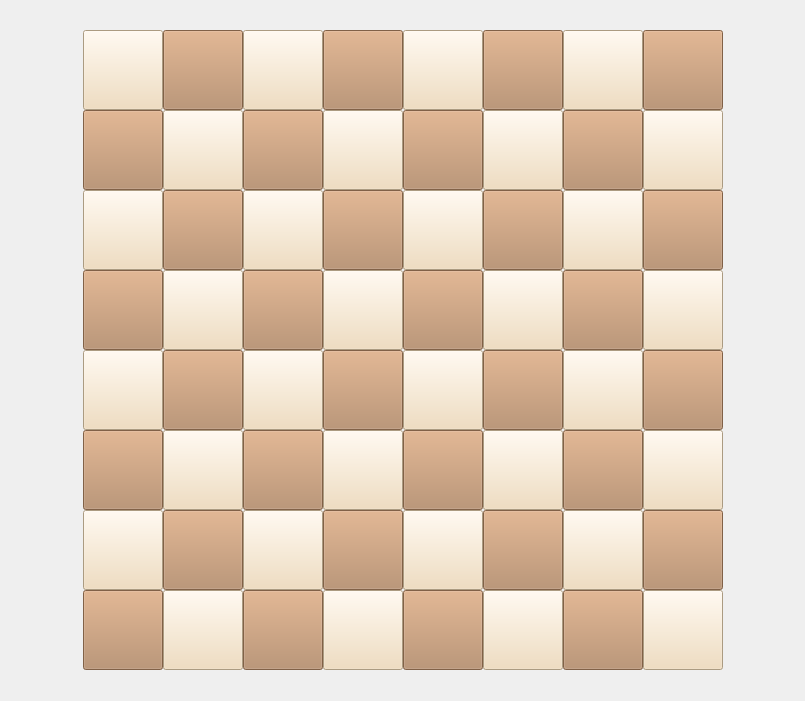
<?xml version="1.0" encoding="UTF-8"?>
<ui version="4.0">
 <class>MainWindow</class>
 <widget class="QMainWindow" name="MainWindow">
  <property name="geometry">
   <rect>
    <x>0</x>
    <y>0</y>
    <width>805</width>
    <height>701</height>
   </rect>
  </property>
  <property name="windowTitle">
   <string>Sequoia</string>
  </property>
  <widget class="QWidget" name="centralwidget">
   <layout class="QHBoxLayout" name="horizontalLayout">
    <item>
     <spacer name="horizontalSpacer">
      <property name="orientation">
       <enum>Qt::Horizontal</enum>
      </property>
      <property name="sizeHint" stdset="0">
       <size>
        <width>62</width>
        <height>20</height>
       </size>
      </property>
     </spacer>
    </item>
    <item>
     <widget class="QWidget" name="widget" native="true">
      <property name="minimumSize">
       <size>
        <width>640</width>
        <height>640</height>
       </size>
      </property>
      <property name="maximumSize">
       <size>
        <width>640</width>
        <height>640</height>
       </size>
      </property>
      <layout class="QGridLayout" name="gridLayout">
       <property name="leftMargin">
        <number>0</number>
       </property>
       <property name="topMargin">
        <number>0</number>
       </property>
       <property name="rightMargin">
        <number>0</number>
       </property>
       <property name="bottomMargin">
        <number>0</number>
       </property>
       <property name="spacing">
        <number>0</number>
       </property>
       <item row="2" column="6">
        <widget class="QPushButton" name="cell_a_7">
         <property name="minimumSize">
          <size>
           <width>80</width>
           <height>80</height>
          </size>
         </property>
         <property name="maximumSize">
          <size>
           <width>80</width>
           <height>80</height>
          </size>
         </property>
         <property name="styleSheet">
          <string notr="true">background-color: #b58863;</string>
         </property>
         <property name="text">
          <string/>
         </property>
        </widget>
       </item>
       <item row="3" column="6">
        <widget class="QPushButton" name="cell_a_6">
         <property name="minimumSize">
          <size>
           <width>80</width>
           <height>80</height>
          </size>
         </property>
         <property name="maximumSize">
          <size>
           <width>80</width>
           <height>80</height>
          </size>
         </property>
         <property name="styleSheet">
          <string notr="true">background-color: #f0d9b5;</string>
         </property>
         <property name="text">
          <string/>
         </property>
        </widget>
       </item>
       <item row="2" column="8">
        <widget class="QPushButton" name="cell_c_7">
         <property name="minimumSize">
          <size>
           <width>80</width>
           <height>80</height>
          </size>
         </property>
         <property name="maximumSize">
          <size>
           <width>80</width>
           <height>80</height>
          </size>
         </property>
         <property name="styleSheet">
          <string notr="true">background-color: #b58863;</string>
         </property>
         <property name="text">
          <string/>
         </property>
        </widget>
       </item>
       <item row="4" column="7">
        <widget class="QPushButton" name="cell_b_5">
         <property name="minimumSize">
          <size>
           <width>80</width>
           <height>80</height>
          </size>
         </property>
         <property name="maximumSize">
          <size>
           <width>80</width>
           <height>80</height>
          </size>
         </property>
         <property name="styleSheet">
          <string notr="true">background-color: #f0d9b5;</string>
         </property>
         <property name="text">
          <string/>
         </property>
        </widget>
       </item>
       <item row="6" column="6">
        <widget class="QPushButton" name="cell_a_3">
         <property name="minimumSize">
          <size>
           <width>80</width>
           <height>80</height>
          </size>
         </property>
         <property name="maximumSize">
          <size>
           <width>80</width>
           <height>80</height>
          </size>
         </property>
         <property name="styleSheet">
          <string notr="true">background-color: #b58863;</string>
         </property>
         <property name="text">
          <string/>
         </property>
        </widget>
       </item>
       <item row="7" column="6">
        <widget class="QPushButton" name="cell_a_2">
         <property name="minimumSize">
          <size>
           <width>80</width>
           <height>80</height>
          </size>
         </property>
         <property name="maximumSize">
          <size>
           <width>80</width>
           <height>80</height>
          </size>
         </property>
         <property name="styleSheet">
          <string notr="true">background-color: #f0d9b5;</string>
         </property>
         <property name="text">
          <string/>
         </property>
        </widget>
       </item>
       <item row="7" column="14">
        <widget class="QPushButton" name="cell_h_2">
         <property name="minimumSize">
          <size>
           <width>80</width>
           <height>80</height>
          </size>
         </property>
         <property name="maximumSize">
          <size>
           <width>80</width>
           <height>80</height>
          </size>
         </property>
         <property name="styleSheet">
          <string notr="true">background-color: #b58863;</string>
         </property>
         <property name="text">
          <string/>
         </property>
        </widget>
       </item>
       <item row="4" column="6">
        <widget class="QPushButton" name="cell_a_5">
         <property name="minimumSize">
          <size>
           <width>80</width>
           <height>80</height>
          </size>
         </property>
         <property name="maximumSize">
          <size>
           <width>80</width>
           <height>80</height>
          </size>
         </property>
         <property name="styleSheet">
          <string notr="true">background-color: #b58863;</string>
         </property>
         <property name="text">
          <string/>
         </property>
        </widget>
       </item>
       <item row="1" column="7">
        <widget class="QPushButton" name="cell_b_8">
         <property name="minimumSize">
          <size>
           <width>80</width>
           <height>80</height>
          </size>
         </property>
         <property name="maximumSize">
          <size>
           <width>80</width>
           <height>80</height>
          </size>
         </property>
         <property name="styleSheet">
          <string notr="true">background-color: #b58863;</string>
         </property>
         <property name="text">
          <string/>
         </property>
        </widget>
       </item>
       <item row="1" column="8">
        <widget class="QPushButton" name="cell_c_8">
         <property name="minimumSize">
          <size>
           <width>80</width>
           <height>80</height>
          </size>
         </property>
         <property name="maximumSize">
          <size>
           <width>80</width>
           <height>80</height>
          </size>
         </property>
         <property name="styleSheet">
          <string notr="true">background-color: #f0d9b5;</string>
         </property>
         <property name="text">
          <string/>
         </property>
        </widget>
       </item>
       <item row="1" column="12">
        <widget class="QPushButton" name="cell_f_8">
         <property name="minimumSize">
          <size>
           <width>80</width>
           <height>80</height>
          </size>
         </property>
         <property name="maximumSize">
          <size>
           <width>80</width>
           <height>80</height>
          </size>
         </property>
         <property name="styleSheet">
          <string notr="true">background-color: #b58863;</string>
         </property>
         <property name="text">
          <string/>
         </property>
        </widget>
       </item>
       <item row="1" column="9">
        <widget class="QPushButton" name="cell_d_8">
         <property name="minimumSize">
          <size>
           <width>80</width>
           <height>80</height>
          </size>
         </property>
         <property name="maximumSize">
          <size>
           <width>80</width>
           <height>80</height>
          </size>
         </property>
         <property name="styleSheet">
          <string notr="true">background-color: #b58863;</string>
         </property>
         <property name="text">
          <string/>
         </property>
        </widget>
       </item>
       <item row="1" column="13">
        <widget class="QPushButton" name="cell_g_8">
         <property name="minimumSize">
          <size>
           <width>80</width>
           <height>80</height>
          </size>
         </property>
         <property name="maximumSize">
          <size>
           <width>80</width>
           <height>80</height>
          </size>
         </property>
         <property name="styleSheet">
          <string notr="true">background-color: #f0d9b5;</string>
         </property>
         <property name="text">
          <string/>
         </property>
        </widget>
       </item>
       <item row="1" column="10">
        <widget class="QPushButton" name="cell_e_8">
         <property name="minimumSize">
          <size>
           <width>80</width>
           <height>80</height>
          </size>
         </property>
         <property name="maximumSize">
          <size>
           <width>80</width>
           <height>80</height>
          </size>
         </property>
         <property name="styleSheet">
          <string notr="true">background-color: #f0d9b5;</string>
         </property>
         <property name="text">
          <string/>
         </property>
        </widget>
       </item>
       <item row="8" column="7">
        <widget class="QPushButton" name="cell_b_1">
         <property name="minimumSize">
          <size>
           <width>80</width>
           <height>80</height>
          </size>
         </property>
         <property name="maximumSize">
          <size>
           <width>80</width>
           <height>80</height>
          </size>
         </property>
         <property name="styleSheet">
          <string notr="true">background-color: #f0d9b5;</string>
         </property>
         <property name="text">
          <string/>
         </property>
        </widget>
       </item>
       <item row="1" column="14">
        <widget class="QPushButton" name="cell_h_8">
         <property name="minimumSize">
          <size>
           <width>80</width>
           <height>80</height>
          </size>
         </property>
         <property name="maximumSize">
          <size>
           <width>80</width>
           <height>80</height>
          </size>
         </property>
         <property name="styleSheet">
          <string notr="true">background-color: #b58863;</string>
         </property>
         <property name="text">
          <string/>
         </property>
        </widget>
       </item>
       <item row="8" column="9">
        <widget class="QPushButton" name="cell_d_1">
         <property name="minimumSize">
          <size>
           <width>80</width>
           <height>80</height>
          </size>
         </property>
         <property name="maximumSize">
          <size>
           <width>80</width>
           <height>80</height>
          </size>
         </property>
         <property name="styleSheet">
          <string notr="true">background-color: #f0d9b5;</string>
         </property>
         <property name="text">
          <string/>
         </property>
        </widget>
       </item>
       <item row="8" column="10">
        <widget class="QPushButton" name="cell_e_1">
         <property name="minimumSize">
          <size>
           <width>80</width>
           <height>80</height>
          </size>
         </property>
         <property name="maximumSize">
          <size>
           <width>80</width>
           <height>80</height>
          </size>
         </property>
         <property name="styleSheet">
          <string notr="true">background-color: #b58863;</string>
         </property>
         <property name="text">
          <string/>
         </property>
        </widget>
       </item>
       <item row="8" column="8">
        <widget class="QPushButton" name="cell_c_1">
         <property name="minimumSize">
          <size>
           <width>80</width>
           <height>80</height>
          </size>
         </property>
         <property name="maximumSize">
          <size>
           <width>80</width>
           <height>80</height>
          </size>
         </property>
         <property name="styleSheet">
          <string notr="true">background-color: #b58863;</string>
         </property>
         <property name="text">
          <string/>
         </property>
        </widget>
       </item>
       <item row="8" column="12">
        <widget class="QPushButton" name="cell_f_1">
         <property name="minimumSize">
          <size>
           <width>80</width>
           <height>80</height>
          </size>
         </property>
         <property name="maximumSize">
          <size>
           <width>80</width>
           <height>80</height>
          </size>
         </property>
         <property name="styleSheet">
          <string notr="true">background-color: #f0d9b5;</string>
         </property>
         <property name="text">
          <string/>
         </property>
        </widget>
       </item>
       <item row="8" column="13">
        <widget class="QPushButton" name="cell_g_1">
         <property name="minimumSize">
          <size>
           <width>80</width>
           <height>80</height>
          </size>
         </property>
         <property name="maximumSize">
          <size>
           <width>80</width>
           <height>80</height>
          </size>
         </property>
         <property name="styleSheet">
          <string notr="true">background-color: #b58863;</string>
         </property>
         <property name="text">
          <string/>
         </property>
         <property name="default">
          <bool>false</bool>
         </property>
         <property name="flat">
          <bool>false</bool>
         </property>
        </widget>
       </item>
       <item row="8" column="6">
        <widget class="QPushButton" name="cell_a_1">
         <property name="minimumSize">
          <size>
           <width>80</width>
           <height>80</height>
          </size>
         </property>
         <property name="maximumSize">
          <size>
           <width>80</width>
           <height>80</height>
          </size>
         </property>
         <property name="styleSheet">
          <string notr="true">background-color: #b58863;</string>
         </property>
         <property name="text">
          <string/>
         </property>
        </widget>
       </item>
       <item row="8" column="14">
        <widget class="QPushButton" name="cell_h_1">
         <property name="minimumSize">
          <size>
           <width>80</width>
           <height>80</height>
          </size>
         </property>
         <property name="maximumSize">
          <size>
           <width>80</width>
           <height>80</height>
          </size>
         </property>
         <property name="styleSheet">
          <string notr="true">background-color: #f0d9b5;</string>
         </property>
         <property name="text">
          <string/>
         </property>
        </widget>
       </item>
       <item row="2" column="9">
        <widget class="QPushButton" name="cell_d_7">
         <property name="minimumSize">
          <size>
           <width>80</width>
           <height>80</height>
          </size>
         </property>
         <property name="maximumSize">
          <size>
           <width>80</width>
           <height>80</height>
          </size>
         </property>
         <property name="styleSheet">
          <string notr="true">background-color: #f0d9b5;</string>
         </property>
         <property name="text">
          <string/>
         </property>
        </widget>
       </item>
       <item row="2" column="7">
        <widget class="QPushButton" name="cell_b_7">
         <property name="minimumSize">
          <size>
           <width>80</width>
           <height>80</height>
          </size>
         </property>
         <property name="maximumSize">
          <size>
           <width>80</width>
           <height>80</height>
          </size>
         </property>
         <property name="styleSheet">
          <string notr="true">background-color: #f0d9b5;</string>
         </property>
         <property name="text">
          <string/>
         </property>
        </widget>
       </item>
       <item row="2" column="10">
        <widget class="QPushButton" name="cell_e_7">
         <property name="minimumSize">
          <size>
           <width>80</width>
           <height>80</height>
          </size>
         </property>
         <property name="maximumSize">
          <size>
           <width>80</width>
           <height>80</height>
          </size>
         </property>
         <property name="styleSheet">
          <string notr="true">background-color: #b58863;</string>
         </property>
         <property name="text">
          <string/>
         </property>
        </widget>
       </item>
       <item row="1" column="6">
        <widget class="QPushButton" name="cell_a_8">
         <property name="minimumSize">
          <size>
           <width>80</width>
           <height>80</height>
          </size>
         </property>
         <property name="maximumSize">
          <size>
           <width>80</width>
           <height>80</height>
          </size>
         </property>
         <property name="styleSheet">
          <string notr="true">background-color: #f0d9b5;</string>
         </property>
         <property name="text">
          <string/>
         </property>
        </widget>
       </item>
       <item row="7" column="13">
        <widget class="QPushButton" name="cell_g_2">
         <property name="minimumSize">
          <size>
           <width>80</width>
           <height>80</height>
          </size>
         </property>
         <property name="maximumSize">
          <size>
           <width>80</width>
           <height>80</height>
          </size>
         </property>
         <property name="styleSheet">
          <string notr="true">background-color: #f0d9b5;</string>
         </property>
         <property name="text">
          <string/>
         </property>
        </widget>
       </item>
       <item row="5" column="6">
        <widget class="QPushButton" name="cell_a_4">
         <property name="minimumSize">
          <size>
           <width>80</width>
           <height>80</height>
          </size>
         </property>
         <property name="maximumSize">
          <size>
           <width>80</width>
           <height>80</height>
          </size>
         </property>
         <property name="styleSheet">
          <string notr="true">background-color: #f0d9b5;</string>
         </property>
         <property name="text">
          <string/>
         </property>
        </widget>
       </item>
       <item row="7" column="7">
        <widget class="QPushButton" name="cell_b_2">
         <property name="minimumSize">
          <size>
           <width>80</width>
           <height>80</height>
          </size>
         </property>
         <property name="maximumSize">
          <size>
           <width>80</width>
           <height>80</height>
          </size>
         </property>
         <property name="styleSheet">
          <string notr="true">background-color: #b58863;</string>
         </property>
         <property name="text">
          <string/>
         </property>
        </widget>
       </item>
       <item row="7" column="8">
        <widget class="QPushButton" name="cell_c_2">
         <property name="minimumSize">
          <size>
           <width>80</width>
           <height>80</height>
          </size>
         </property>
         <property name="maximumSize">
          <size>
           <width>80</width>
           <height>80</height>
          </size>
         </property>
         <property name="styleSheet">
          <string notr="true">background-color: #f0d9b5;</string>
         </property>
         <property name="text">
          <string/>
         </property>
        </widget>
       </item>
       <item row="7" column="9">
        <widget class="QPushButton" name="cell_d_2">
         <property name="minimumSize">
          <size>
           <width>80</width>
           <height>80</height>
          </size>
         </property>
         <property name="maximumSize">
          <size>
           <width>80</width>
           <height>80</height>
          </size>
         </property>
         <property name="layoutDirection">
          <enum>Qt::LeftToRight</enum>
         </property>
         <property name="styleSheet">
          <string notr="true">background-color: #b58863;</string>
         </property>
         <property name="text">
          <string/>
         </property>
        </widget>
       </item>
       <item row="7" column="10">
        <widget class="QPushButton" name="cell_e_2">
         <property name="minimumSize">
          <size>
           <width>80</width>
           <height>80</height>
          </size>
         </property>
         <property name="maximumSize">
          <size>
           <width>80</width>
           <height>80</height>
          </size>
         </property>
         <property name="styleSheet">
          <string notr="true">background-color: #f0d9b5;</string>
         </property>
         <property name="text">
          <string/>
         </property>
        </widget>
       </item>
       <item row="7" column="12">
        <widget class="QPushButton" name="cell_f_2">
         <property name="minimumSize">
          <size>
           <width>80</width>
           <height>80</height>
          </size>
         </property>
         <property name="maximumSize">
          <size>
           <width>80</width>
           <height>80</height>
          </size>
         </property>
         <property name="styleSheet">
          <string notr="true">background-color: #b58863;</string>
         </property>
         <property name="text">
          <string/>
         </property>
        </widget>
       </item>
       <item row="2" column="12">
        <widget class="QPushButton" name="cell_f_7">
         <property name="minimumSize">
          <size>
           <width>80</width>
           <height>80</height>
          </size>
         </property>
         <property name="maximumSize">
          <size>
           <width>80</width>
           <height>80</height>
          </size>
         </property>
         <property name="styleSheet">
          <string notr="true">background-color: #f0d9b5;</string>
         </property>
         <property name="text">
          <string/>
         </property>
        </widget>
       </item>
       <item row="2" column="13">
        <widget class="QPushButton" name="cell_g_7">
         <property name="minimumSize">
          <size>
           <width>80</width>
           <height>80</height>
          </size>
         </property>
         <property name="maximumSize">
          <size>
           <width>80</width>
           <height>80</height>
          </size>
         </property>
         <property name="styleSheet">
          <string notr="true">background-color: #b58863;</string>
         </property>
         <property name="text">
          <string/>
         </property>
        </widget>
       </item>
       <item row="2" column="14">
        <widget class="QPushButton" name="cell_h_7">
         <property name="minimumSize">
          <size>
           <width>80</width>
           <height>80</height>
          </size>
         </property>
         <property name="maximumSize">
          <size>
           <width>80</width>
           <height>80</height>
          </size>
         </property>
         <property name="styleSheet">
          <string notr="true">background-color: #f0d9b5;</string>
         </property>
         <property name="text">
          <string/>
         </property>
        </widget>
       </item>
       <item row="3" column="7">
        <widget class="QPushButton" name="cell_b_6">
         <property name="minimumSize">
          <size>
           <width>80</width>
           <height>80</height>
          </size>
         </property>
         <property name="maximumSize">
          <size>
           <width>80</width>
           <height>80</height>
          </size>
         </property>
         <property name="styleSheet">
          <string notr="true">background-color: #b58863;</string>
         </property>
         <property name="text">
          <string/>
         </property>
        </widget>
       </item>
       <item row="3" column="8">
        <widget class="QPushButton" name="cell_c_6">
         <property name="minimumSize">
          <size>
           <width>80</width>
           <height>80</height>
          </size>
         </property>
         <property name="maximumSize">
          <size>
           <width>80</width>
           <height>80</height>
          </size>
         </property>
         <property name="styleSheet">
          <string notr="true">background-color: #f0d9b5;</string>
         </property>
         <property name="text">
          <string/>
         </property>
        </widget>
       </item>
       <item row="3" column="9">
        <widget class="QPushButton" name="cell_d_6">
         <property name="minimumSize">
          <size>
           <width>80</width>
           <height>80</height>
          </size>
         </property>
         <property name="maximumSize">
          <size>
           <width>80</width>
           <height>80</height>
          </size>
         </property>
         <property name="styleSheet">
          <string notr="true">background-color: #b58863;</string>
         </property>
         <property name="text">
          <string/>
         </property>
        </widget>
       </item>
       <item row="3" column="10">
        <widget class="QPushButton" name="cell_e_6">
         <property name="minimumSize">
          <size>
           <width>80</width>
           <height>80</height>
          </size>
         </property>
         <property name="maximumSize">
          <size>
           <width>80</width>
           <height>80</height>
          </size>
         </property>
         <property name="styleSheet">
          <string notr="true">background-color: #f0d9b5;</string>
         </property>
         <property name="text">
          <string/>
         </property>
        </widget>
       </item>
       <item row="3" column="12">
        <widget class="QPushButton" name="cell_f_6">
         <property name="minimumSize">
          <size>
           <width>80</width>
           <height>80</height>
          </size>
         </property>
         <property name="maximumSize">
          <size>
           <width>80</width>
           <height>80</height>
          </size>
         </property>
         <property name="styleSheet">
          <string notr="true">background-color: #b58863;</string>
         </property>
         <property name="text">
          <string/>
         </property>
        </widget>
       </item>
       <item row="3" column="13">
        <widget class="QPushButton" name="cell_g_6">
         <property name="minimumSize">
          <size>
           <width>80</width>
           <height>80</height>
          </size>
         </property>
         <property name="maximumSize">
          <size>
           <width>80</width>
           <height>80</height>
          </size>
         </property>
         <property name="styleSheet">
          <string notr="true">background-color: #f0d9b5;</string>
         </property>
         <property name="text">
          <string/>
         </property>
        </widget>
       </item>
       <item row="3" column="14">
        <widget class="QPushButton" name="cell_h_6">
         <property name="minimumSize">
          <size>
           <width>80</width>
           <height>80</height>
          </size>
         </property>
         <property name="maximumSize">
          <size>
           <width>80</width>
           <height>80</height>
          </size>
         </property>
         <property name="styleSheet">
          <string notr="true">background-color: #b58863;</string>
         </property>
         <property name="text">
          <string/>
         </property>
        </widget>
       </item>
       <item row="4" column="8">
        <widget class="QPushButton" name="cell_c_5">
         <property name="minimumSize">
          <size>
           <width>80</width>
           <height>80</height>
          </size>
         </property>
         <property name="maximumSize">
          <size>
           <width>80</width>
           <height>80</height>
          </size>
         </property>
         <property name="styleSheet">
          <string notr="true">background-color: #b58863;</string>
         </property>
         <property name="text">
          <string/>
         </property>
        </widget>
       </item>
       <item row="4" column="9">
        <widget class="QPushButton" name="cell_d_5">
         <property name="minimumSize">
          <size>
           <width>80</width>
           <height>80</height>
          </size>
         </property>
         <property name="maximumSize">
          <size>
           <width>80</width>
           <height>80</height>
          </size>
         </property>
         <property name="styleSheet">
          <string notr="true">background-color: #f0d9b5;</string>
         </property>
         <property name="text">
          <string/>
         </property>
        </widget>
       </item>
       <item row="4" column="10">
        <widget class="QPushButton" name="cell_e_5">
         <property name="minimumSize">
          <size>
           <width>80</width>
           <height>80</height>
          </size>
         </property>
         <property name="maximumSize">
          <size>
           <width>80</width>
           <height>80</height>
          </size>
         </property>
         <property name="styleSheet">
          <string notr="true">background-color: #b58863;</string>
         </property>
         <property name="text">
          <string/>
         </property>
        </widget>
       </item>
       <item row="4" column="12">
        <widget class="QPushButton" name="cell_f_5">
         <property name="minimumSize">
          <size>
           <width>80</width>
           <height>80</height>
          </size>
         </property>
         <property name="maximumSize">
          <size>
           <width>80</width>
           <height>80</height>
          </size>
         </property>
         <property name="styleSheet">
          <string notr="true">background-color: #f0d9b5;</string>
         </property>
         <property name="text">
          <string/>
         </property>
        </widget>
       </item>
       <item row="4" column="13">
        <widget class="QPushButton" name="cell_g_5">
         <property name="minimumSize">
          <size>
           <width>80</width>
           <height>80</height>
          </size>
         </property>
         <property name="maximumSize">
          <size>
           <width>80</width>
           <height>80</height>
          </size>
         </property>
         <property name="styleSheet">
          <string notr="true">background-color: #b58863;</string>
         </property>
         <property name="text">
          <string/>
         </property>
        </widget>
       </item>
       <item row="4" column="14">
        <widget class="QPushButton" name="cell_h_5">
         <property name="minimumSize">
          <size>
           <width>80</width>
           <height>80</height>
          </size>
         </property>
         <property name="maximumSize">
          <size>
           <width>80</width>
           <height>80</height>
          </size>
         </property>
         <property name="styleSheet">
          <string notr="true">background-color: #f0d9b5;</string>
         </property>
         <property name="text">
          <string/>
         </property>
        </widget>
       </item>
       <item row="5" column="7">
        <widget class="QPushButton" name="cell_b_4">
         <property name="minimumSize">
          <size>
           <width>80</width>
           <height>80</height>
          </size>
         </property>
         <property name="maximumSize">
          <size>
           <width>80</width>
           <height>80</height>
          </size>
         </property>
         <property name="styleSheet">
          <string notr="true">background-color: #b58863;</string>
         </property>
         <property name="text">
          <string/>
         </property>
        </widget>
       </item>
       <item row="6" column="7">
        <widget class="QPushButton" name="cell_b_3">
         <property name="minimumSize">
          <size>
           <width>80</width>
           <height>80</height>
          </size>
         </property>
         <property name="maximumSize">
          <size>
           <width>80</width>
           <height>80</height>
          </size>
         </property>
         <property name="styleSheet">
          <string notr="true">background-color: #f0d9b5;</string>
         </property>
         <property name="text">
          <string/>
         </property>
        </widget>
       </item>
       <item row="5" column="9">
        <widget class="QPushButton" name="cell_d_4">
         <property name="minimumSize">
          <size>
           <width>80</width>
           <height>80</height>
          </size>
         </property>
         <property name="maximumSize">
          <size>
           <width>80</width>
           <height>80</height>
          </size>
         </property>
         <property name="styleSheet">
          <string notr="true">background-color: #b58863;</string>
         </property>
         <property name="text">
          <string/>
         </property>
        </widget>
       </item>
       <item row="5" column="8">
        <widget class="QPushButton" name="cell_c_4">
         <property name="minimumSize">
          <size>
           <width>80</width>
           <height>80</height>
          </size>
         </property>
         <property name="maximumSize">
          <size>
           <width>80</width>
           <height>80</height>
          </size>
         </property>
         <property name="styleSheet">
          <string notr="true">background-color: #f0d9b5;</string>
         </property>
         <property name="text">
          <string/>
         </property>
        </widget>
       </item>
       <item row="6" column="8">
        <widget class="QPushButton" name="cell_c_3">
         <property name="minimumSize">
          <size>
           <width>80</width>
           <height>80</height>
          </size>
         </property>
         <property name="maximumSize">
          <size>
           <width>80</width>
           <height>80</height>
          </size>
         </property>
         <property name="styleSheet">
          <string notr="true">background-color: #b58863;</string>
         </property>
         <property name="text">
          <string/>
         </property>
        </widget>
       </item>
       <item row="6" column="9">
        <widget class="QPushButton" name="cell_d_3">
         <property name="minimumSize">
          <size>
           <width>80</width>
           <height>80</height>
          </size>
         </property>
         <property name="maximumSize">
          <size>
           <width>80</width>
           <height>80</height>
          </size>
         </property>
         <property name="styleSheet">
          <string notr="true">background-color: #f0d9b5;</string>
         </property>
         <property name="text">
          <string/>
         </property>
        </widget>
       </item>
       <item row="5" column="10">
        <widget class="QPushButton" name="cell_e_4">
         <property name="minimumSize">
          <size>
           <width>80</width>
           <height>80</height>
          </size>
         </property>
         <property name="maximumSize">
          <size>
           <width>80</width>
           <height>80</height>
          </size>
         </property>
         <property name="styleSheet">
          <string notr="true">background-color: #f0d9b5;</string>
         </property>
         <property name="text">
          <string/>
         </property>
        </widget>
       </item>
       <item row="5" column="12">
        <widget class="QPushButton" name="cell_f_4">
         <property name="minimumSize">
          <size>
           <width>80</width>
           <height>80</height>
          </size>
         </property>
         <property name="maximumSize">
          <size>
           <width>80</width>
           <height>80</height>
          </size>
         </property>
         <property name="styleSheet">
          <string notr="true">background-color: #b58863;</string>
         </property>
         <property name="text">
          <string/>
         </property>
        </widget>
       </item>
       <item row="6" column="10">
        <widget class="QPushButton" name="cell_e_3">
         <property name="minimumSize">
          <size>
           <width>80</width>
           <height>80</height>
          </size>
         </property>
         <property name="maximumSize">
          <size>
           <width>80</width>
           <height>80</height>
          </size>
         </property>
         <property name="styleSheet">
          <string notr="true">background-color: #b58863;</string>
         </property>
         <property name="text">
          <string/>
         </property>
        </widget>
       </item>
       <item row="6" column="12">
        <widget class="QPushButton" name="cell_f_3">
         <property name="minimumSize">
          <size>
           <width>80</width>
           <height>80</height>
          </size>
         </property>
         <property name="maximumSize">
          <size>
           <width>80</width>
           <height>80</height>
          </size>
         </property>
         <property name="styleSheet">
          <string notr="true">background-color: #f0d9b5;</string>
         </property>
         <property name="text">
          <string/>
         </property>
        </widget>
       </item>
       <item row="5" column="13">
        <widget class="QPushButton" name="cell_g_4">
         <property name="minimumSize">
          <size>
           <width>80</width>
           <height>80</height>
          </size>
         </property>
         <property name="maximumSize">
          <size>
           <width>80</width>
           <height>80</height>
          </size>
         </property>
         <property name="styleSheet">
          <string notr="true">background-color: #f0d9b5;</string>
         </property>
         <property name="text">
          <string/>
         </property>
        </widget>
       </item>
       <item row="5" column="14">
        <widget class="QPushButton" name="cell_h_4">
         <property name="minimumSize">
          <size>
           <width>80</width>
           <height>80</height>
          </size>
         </property>
         <property name="maximumSize">
          <size>
           <width>80</width>
           <height>80</height>
          </size>
         </property>
         <property name="styleSheet">
          <string notr="true">background-color: #b58863;</string>
         </property>
         <property name="text">
          <string/>
         </property>
        </widget>
       </item>
       <item row="6" column="13">
        <widget class="QPushButton" name="cell_g_3">
         <property name="minimumSize">
          <size>
           <width>80</width>
           <height>80</height>
          </size>
         </property>
         <property name="maximumSize">
          <size>
           <width>80</width>
           <height>80</height>
          </size>
         </property>
         <property name="styleSheet">
          <string notr="true">background-color: #b58863;</string>
         </property>
         <property name="text">
          <string/>
         </property>
        </widget>
       </item>
       <item row="6" column="14">
        <widget class="QPushButton" name="cell_h_3">
         <property name="minimumSize">
          <size>
           <width>80</width>
           <height>80</height>
          </size>
         </property>
         <property name="maximumSize">
          <size>
           <width>80</width>
           <height>80</height>
          </size>
         </property>
         <property name="styleSheet">
          <string notr="true">background-color: #f0d9b5;</string>
         </property>
         <property name="text">
          <string/>
         </property>
        </widget>
       </item>
      </layout>
     </widget>
    </item>
    <item>
     <spacer name="horizontalSpacer_2">
      <property name="orientation">
       <enum>Qt::Horizontal</enum>
      </property>
      <property name="sizeHint" stdset="0">
       <size>
        <width>40</width>
        <height>20</height>
       </size>
      </property>
     </spacer>
    </item>
   </layout>
  </widget>
 </widget>
 <resources/>
 <connections/>
</ui>
